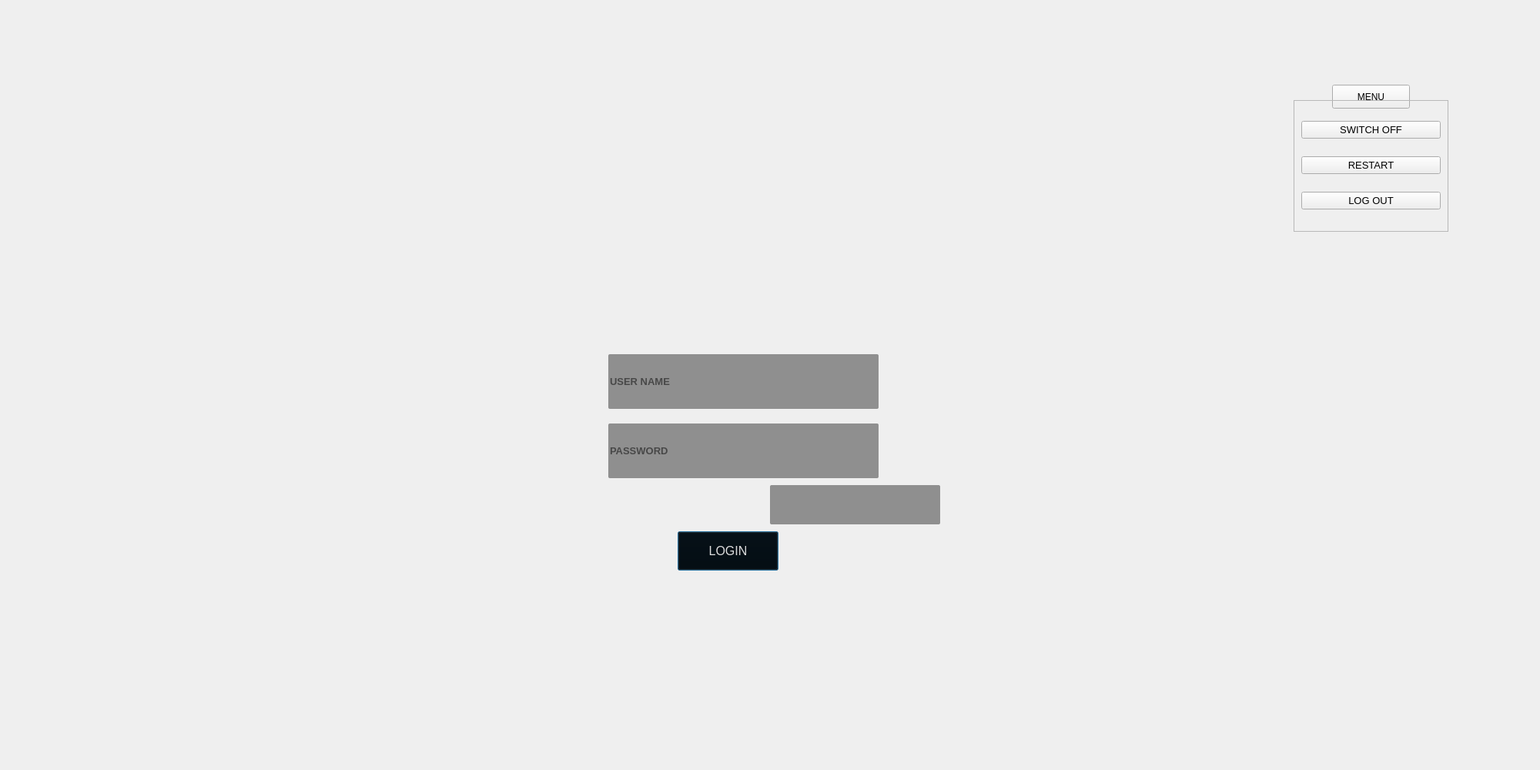
<?xml version="1.0" encoding="UTF-8"?>
<ui version="4.0">
 <class>Dialog</class>
 <widget class="QDialog" name="Dialog">
  <property name="geometry">
   <rect>
    <x>0</x>
    <y>0</y>
    <width>2000</width>
    <height>1000</height>
   </rect>
  </property>
  <property name="windowTitle">
   <string>Dialog</string>
  </property>
  <widget class="QLineEdit" name="username">
   <property name="geometry">
    <rect>
     <x>790</x>
     <y>460</y>
     <width>351</width>
     <height>71</height>
    </rect>
   </property>
   <property name="font">
    <font>
     <pointsize>10</pointsize>
     <weight>75</weight>
     <italic>false</italic>
     <bold>true</bold>
     <underline>false</underline>
    </font>
   </property>
   <property name="styleSheet">
    <string notr="true">background-color: rgb(143, 143, 143);
border-radius:2px;
</string>
   </property>
   <property name="placeholderText">
    <string>USER NAME</string>
   </property>
  </widget>
  <widget class="QLineEdit" name="password">
   <property name="geometry">
    <rect>
     <x>790</x>
     <y>550</y>
     <width>351</width>
     <height>71</height>
    </rect>
   </property>
   <property name="font">
    <font>
     <pointsize>10</pointsize>
     <weight>75</weight>
     <bold>true</bold>
    </font>
   </property>
   <property name="styleSheet">
    <string notr="true">background-color: rgb(143, 143, 143);
border-radius:2px;
</string>
   </property>
   <property name="echoMode">
    <enum>QLineEdit::Password</enum>
   </property>
   <property name="placeholderText">
    <string>PASSWORD</string>
   </property>
  </widget>
  <widget class="QLineEdit" name="lineEdit_3">
   <property name="geometry">
    <rect>
     <x>420</x>
     <y>540</y>
     <width>91</width>
     <height>31</height>
    </rect>
   </property>
   <property name="styleSheet">
    <string notr="true">
*{
background-color: rgb(143, 143, 143);
border-radius:2px;
border:none;
background-color:transparent;
color:#fff;
}
</string>
   </property>
  </widget>
  <widget class="QPushButton" name="loginbutton">
   <property name="geometry">
    <rect>
     <x>880</x>
     <y>690</y>
     <width>131</width>
     <height>51</height>
    </rect>
   </property>
   <property name="styleSheet">
    <string notr="true">background-color: rgb(0, 0, 0);
color: rgb(221, 221, 221);
font-size:12pt;


</string>
   </property>
   <property name="text">
    <string>LOGIN</string>
   </property>
  </widget>
  <widget class="QLabel" name="label_4">
   <property name="geometry">
    <rect>
     <x>350</x>
     <y>430</y>
     <width>41</width>
     <height>41</height>
    </rect>
   </property>
   <property name="text">
    <string/>
   </property>
   <property name="pixmap">
    <pixmap>../../../../Downloads/profile.jpg</pixmap>
   </property>
   <property name="scaledContents">
    <bool>true</bool>
   </property>
  </widget>
  <widget class="QLabel" name="label_5">
   <property name="geometry">
    <rect>
     <x>350</x>
     <y>490</y>
     <width>41</width>
     <height>41</height>
    </rect>
   </property>
   <property name="text">
    <string/>
   </property>
   <property name="pixmap">
    <pixmap>../../../../Downloads/lock.jpg</pixmap>
   </property>
   <property name="scaledContents">
    <bool>true</bool>
   </property>
  </widget>
  <widget class="QLabel" name="label_6">
   <property name="geometry">
    <rect>
     <x>660</x>
     <y>270</y>
     <width>601</width>
     <height>531</height>
    </rect>
   </property>
   <property name="text">
    <string/>
   </property>
   <property name="pixmap">
    <pixmap>../loginUi4/grey.jpg</pixmap>
   </property>
   <property name="scaledContents">
    <bool>true</bool>
   </property>
  </widget>
  <widget class="QPushButton" name="menubtn2">
   <property name="geometry">
    <rect>
     <x>1730</x>
     <y>110</y>
     <width>101</width>
     <height>31</height>
    </rect>
   </property>
   <property name="styleSheet">
    <string notr="true"/>
   </property>
   <property name="text">
    <string>MENU</string>
   </property>
   <property name="icon">
    <iconset>
     <normaloff>:/icons/Downloads/feather/menu.svg</normaloff>:/icons/Downloads/feather/menu.svg</iconset>
   </property>
  </widget>
  <widget class="QFrame" name="frame_5">
   <property name="geometry">
    <rect>
     <x>1680</x>
     <y>130</y>
     <width>201</width>
     <height>171</height>
    </rect>
   </property>
   <property name="styleSheet">
    <string notr="true"/>
   </property>
   <property name="frameShape">
    <enum>QFrame::StyledPanel</enum>
   </property>
   <property name="frameShadow">
    <enum>QFrame::Raised</enum>
   </property>
   <layout class="QGridLayout" name="gridLayout">
    <item row="2" column="0">
     <widget class="QPushButton" name="pushButton_4">
      <property name="styleSheet">
       <string notr="true">font-size:10pt;</string>
      </property>
      <property name="text">
       <string>LOG OUT</string>
      </property>
      <property name="icon">
       <iconset>
        <normaloff>:/icons/Downloads/feather/log-out.svg</normaloff>:/icons/Downloads/feather/log-out.svg</iconset>
      </property>
     </widget>
    </item>
    <item row="1" column="0">
     <widget class="QPushButton" name="rstbtn1">
      <property name="styleSheet">
       <string notr="true">font-size:10pt;</string>
      </property>
      <property name="text">
       <string>RESTART</string>
      </property>
      <property name="icon">
       <iconset>
        <normaloff>:/icons/Downloads/feather/repeat.svg</normaloff>:/icons/Downloads/feather/repeat.svg</iconset>
      </property>
     </widget>
    </item>
    <item row="0" column="0">
     <widget class="QPushButton" name="shutbtn1">
      <property name="styleSheet">
       <string notr="true">font-size:10pt;</string>
      </property>
      <property name="text">
       <string>SWITCH OFF</string>
      </property>
      <property name="icon">
       <iconset>
        <normaloff>:/icons/Downloads/feather/power.svg</normaloff>:/icons/Downloads/feather/power.svg</iconset>
      </property>
     </widget>
    </item>
   </layout>
  </widget>
  <widget class="QLabel" name="label_7">
   <property name="geometry">
    <rect>
     <x>1010</x>
     <y>580</y>
     <width>441</width>
     <height>421</height>
    </rect>
   </property>
   <property name="text">
    <string/>
   </property>
   <property name="pixmap">
    <pixmap>../../../../Downloads/grey.jpg</pixmap>
   </property>
   <property name="scaledContents">
    <bool>true</bool>
   </property>
  </widget>
  <widget class="QLabel" name="label_8">
   <property name="geometry">
    <rect>
     <x>0</x>
     <y>0</y>
     <width>2000</width>
     <height>1000</height>
    </rect>
   </property>
   <property name="text">
    <string/>
   </property>
   <property name="pixmap">
    <pixmap>images_home/background.jpg</pixmap>
   </property>
   <property name="scaledContents">
    <bool>true</bool>
   </property>
  </widget>
  <widget class="QLabel" name="label_9">
   <property name="geometry">
    <rect>
     <x>720</x>
     <y>250</y>
     <width>491</width>
     <height>211</height>
    </rect>
   </property>
   <property name="text">
    <string/>
   </property>
   <property name="pixmap">
    <pixmap>hira logo_prev_ui (1).png</pixmap>
   </property>
   <property name="scaledContents">
    <bool>true</bool>
   </property>
  </widget>
  <widget class="QLineEdit" name="validity_checker">
   <property name="geometry">
    <rect>
     <x>1000</x>
     <y>630</y>
     <width>221</width>
     <height>51</height>
    </rect>
   </property>
   <property name="font">
    <font>
     <pointsize>10</pointsize>
     <weight>75</weight>
     <bold>true</bold>
    </font>
   </property>
   <property name="styleSheet">
    <string notr="true">background-color: rgb(143, 143, 143);
border-radius:2px;
</string>
   </property>
   <property name="echoMode">
    <enum>QLineEdit::Normal</enum>
   </property>
   <property name="placeholderText">
    <string/>
   </property>
  </widget>
  <zorder>label_8</zorder>
  <zorder>label_6</zorder>
  <zorder>username</zorder>
  <zorder>password</zorder>
  <zorder>lineEdit_3</zorder>
  <zorder>loginbutton</zorder>
  <zorder>label_4</zorder>
  <zorder>label_5</zorder>
  <zorder>menubtn2</zorder>
  <zorder>frame_5</zorder>
  <zorder>label_7</zorder>
  <zorder>label_9</zorder>
  <zorder>validity_checker</zorder>
 </widget>
 <resources>
  <include location="log.qrc"/>
  <include location="icons.qrc"/>
 </resources>
 <connections/>
</ui>
